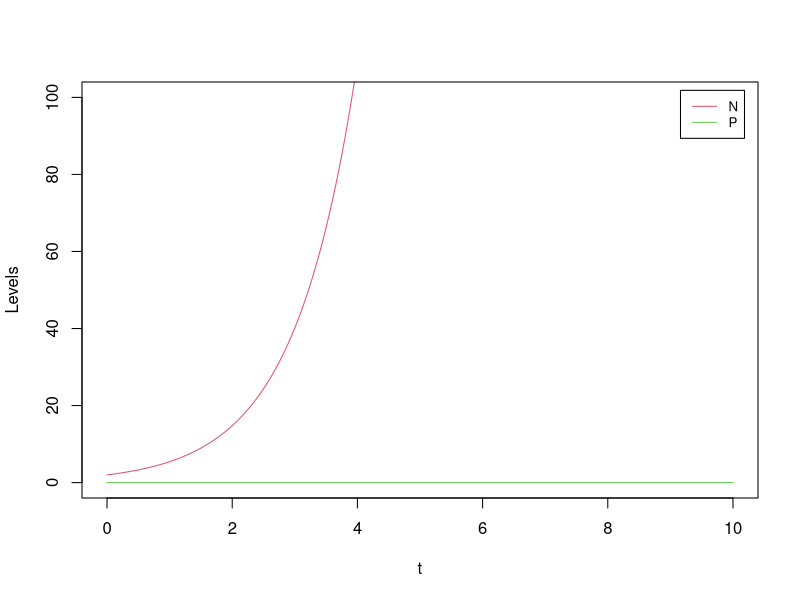
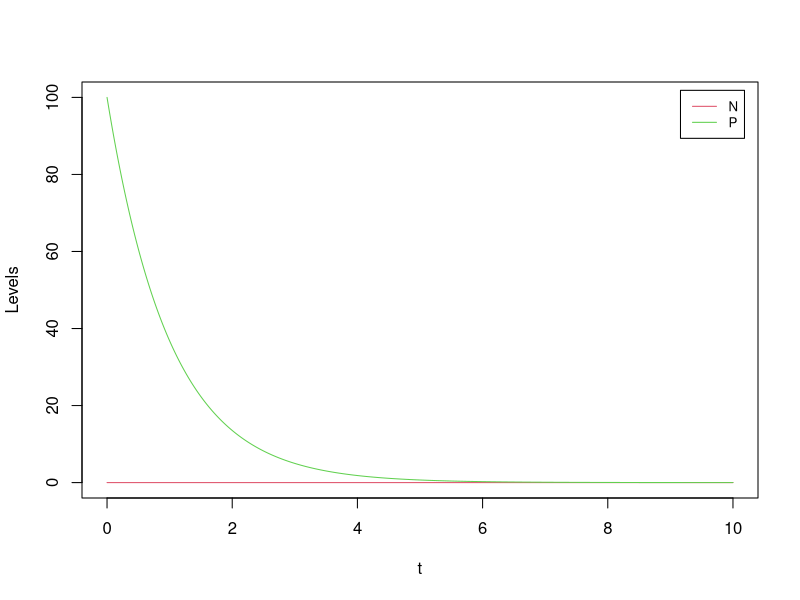
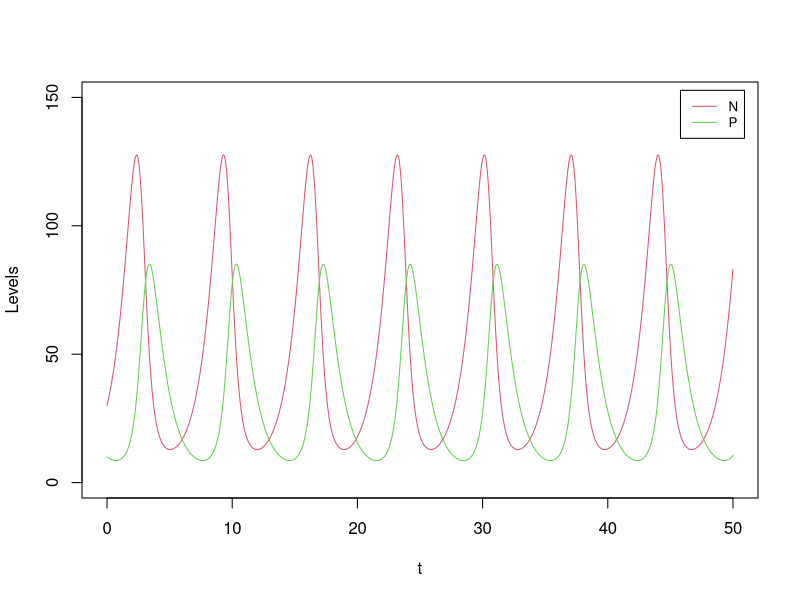
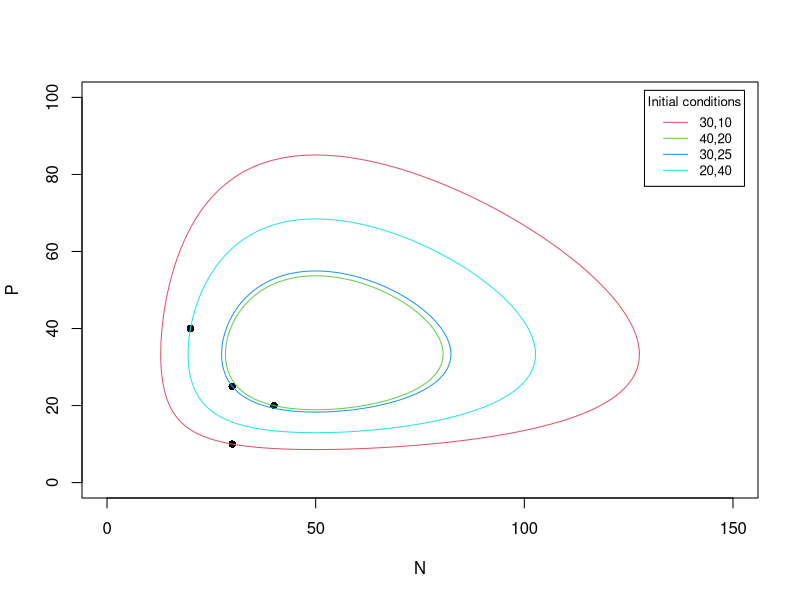
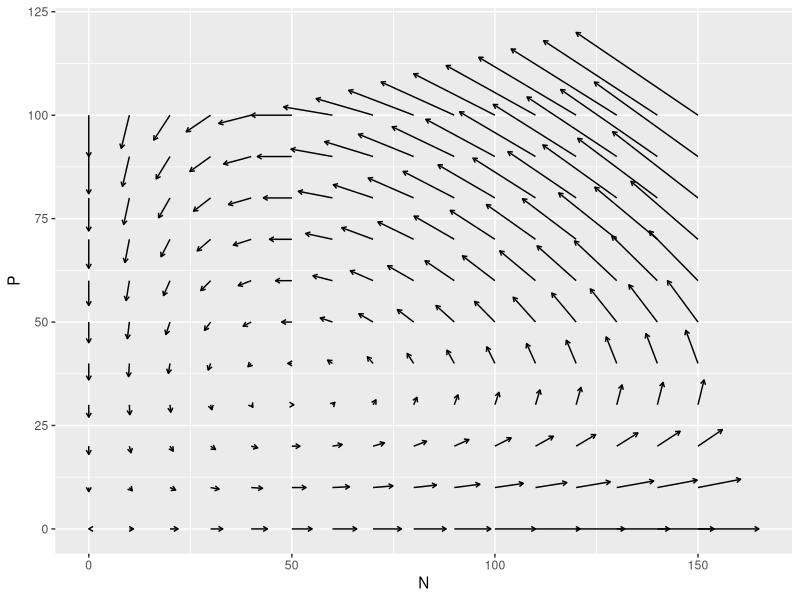
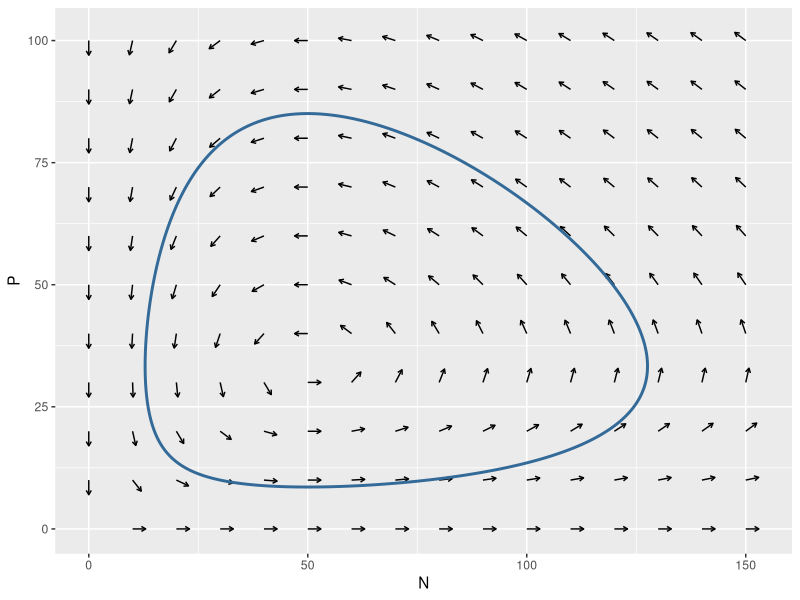
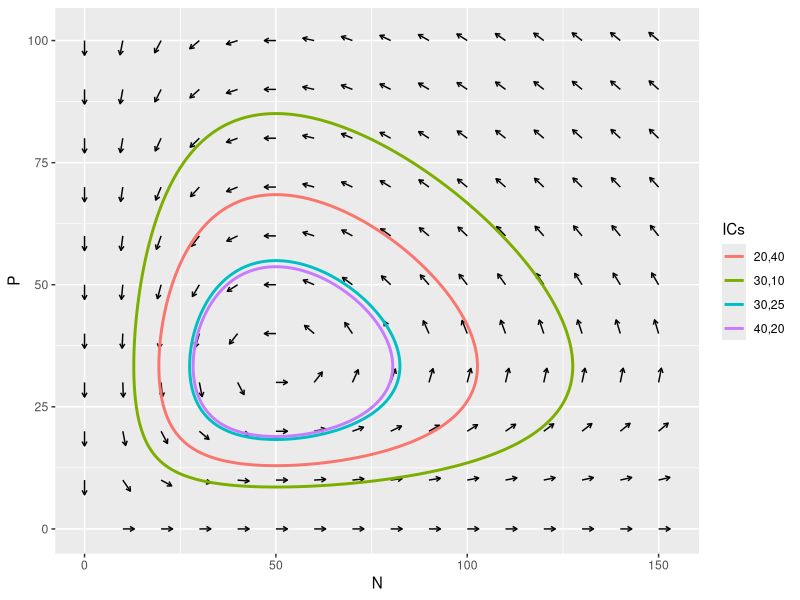
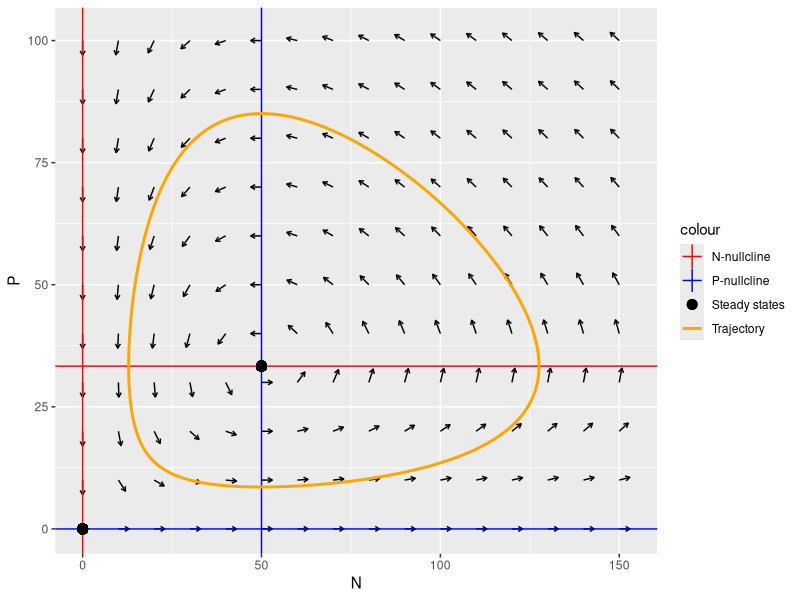

These figures' R source, in order:
## ---- chunk 1
knitr::opts_chunk$set(echo = TRUE)
## ---- chunk 2
derivs_LV <- function(t, Xs, a, b, c, d) { # derivatives of the Lotka-Volterra model
  N = Xs[1]
  P = Xs[2]
  dNdt = N * (a- b*P)
  dPdt = P * (c*N - d)
  return(c(dNdt, dPdt))
}
## ---- chunk 3
# 4th order Runge-Kutta (RK4) for a generic multi-variable system, see Part 3A
RK4_generic <- function(derivs, X0, t.total, dt, ...){
  # derivs: the function of the derivatives 
  # X0: initial condition, a vector of multiple variables
  # t.total: total simulation time, assuming t starts from 0 at the beginning
  # dt: time step size 
  t_all = seq(0, t.total, by=dt)
  n_all = length(t_all)
  nx = length(X0)
  X_all = matrix(0, nrow = n_all, ncol = nx)
  X_all[1,] =  X0
  for (i in 1:(n_all-1)) {
    t_0= t_all[i]
    t_0.5 = t_0 + 0.5*dt
    t_1 = t_0 + dt
    k1 = dt * derivs(t_0,X_all[i,],...)
    k2 = dt * derivs(t_0.5,X_all[i,] + k1/2,...)
    k3 = dt * derivs(t_0.5,X_all[i,] + k2/2,...)
    k4 = dt * derivs(t_1,X_all[i,] + k3,...)
    X_all[i+1,] = X_all[i,] + (k1+2*k2+2*k3+k4)/6
  }
  return(cbind(t_all, X_all))   # the output is a matrix of t & X(t) for all time steps
}
## ---- chunk 4
a = 1; b = 0.03; c = 0.02; d = 1
X0_1 = c(2, 0)  # start from N = 2, P = 0, 
results_LV_1 = RK4_generic(derivs = derivs_LV, X0 = X0_1, t.total = 10, dt = 0.01, a, b, c, d)
plot(results_LV_1[,1], results_LV_1[,2], type = "l", col=2,
    xlab="t", ylab="Levels", xlim=c(0,10), ylim=c(0,100))
lines(results_LV_1[,1], results_LV_1[,3], type = "l", col=3)

legend("topright", inset=0.02, 
       legend = c("N", "P"),
       col=2:3, lty=1, cex=0.8)
## ---- chunk 5
X0_2 = c(0, 100)  # start from N = 0, P = 100, 
results_LV_2 = RK4_generic(derivs = derivs_LV, X0 = X0_2, t.total = 10, dt = 0.01, a, b, c, d)
plot(results_LV_2[,1], results_LV_2[,2], type = "l", col=2,
    xlab="t", ylab="Levels", xlim=c(0,10), ylim=c(0,100))
lines(results_LV_2[,1], results_LV_2[,3], type = "l", col=3)

legend("topright", inset=0.02, 
       legend = c("N", "P"),
       col=2:3, lty=1, cex=0.8)
## ---- chunk 6
X0_3 = c(30, 10)  # start from N = 30, P = 10, 
results_LV_3 = RK4_generic(derivs = derivs_LV, X0 = X0_3, t.total = 50, dt = 0.01, a, b, c, d)
plot(results_LV_3[,1], results_LV_3[,2], type = "l", col=2,
    xlab="t", ylab="Levels", xlim=c(0,50), ylim=c(0,150))
lines(results_LV_3[,1], results_LV_3[,3], type = "l", col=3)

legend("topright", inset=0.02, 
       legend = c("N", "P"),
       col=2:3, lty=1, cex=0.8)
## ---- chunk 7
# Another three initial conditions
X0_4 = c(40, 20)
X0_5 = c(30, 25)
X0_6 = c(20, 40)

# A total of four initial conditions to consider
IC_all = rbind(X0_3, X0_4, X0_5, X0_6)
legend_IC = apply(IC_all, 1, paste, collapse = ",")

results_LV_4 = RK4_generic(derivs = derivs_LV, X0 = X0_4, t.total = 50, dt = 0.01, a, b, c, d)
results_LV_5 = RK4_generic(derivs = derivs_LV, X0 = X0_5, t.total = 50, dt = 0.01, a, b, c, d)
results_LV_6 = RK4_generic(derivs = derivs_LV, X0 = X0_6, t.total = 50, dt = 0.01, a, b, c, d)
colnames(results_LV_4) = c("t", "N", "P")
colnames(results_LV_5) = c("t", "N", "P")
colnames(results_LV_6) = c("t", "N", "P")

plot(IC_all[,1], IC_all[,2], type = "p", pch = 16, col = 1,
    xlab="N", ylab="P", xlim=c(0,150), ylim=c(0,100))
lines(results_LV_3[,2], results_LV_3[,3], type = "l", col=2)
lines(results_LV_4[,2], results_LV_4[,3], type = "l", col=3)
lines(results_LV_5[,2], results_LV_5[,3], type = "l", col=4)
lines(results_LV_6[,2], results_LV_6[,3], type = "l", col=5)

legend("topright", title = "Initial conditions", inset=0.02, 
       legend = legend_IC,
       col=2:5, lty=1, cex=0.8)
## ---- chunk 8
library(ggplot2)

N_all = seq(0, 150, by=10)   # all N grids
P_all = seq(0, 100, by=10)   # all P grids
NP_all = expand.grid(N_all, P_all)   # all combinations of N and P

results = t(apply(NP_all, MARGIN=1, function(Xs) {return(c(Xs, derivs_LV(0, Xs, a, b, c, d)))})) # generate all vector field data
colnames(results) = c("N", "P", "dN", "dP")

scale = 0.1
ggplot(data=as.data.frame(results), aes(x=N, y=P)) + 
  geom_segment(aes(xend=N+scale*dN, yend=P+scale*dP), arrow = arrow(length = unit(0.05,"in")))

## ---- chunk 9

results_unit = t(apply(NP_all, MARGIN=1, function(Xs) {
  v = derivs_LV(0, Xs, a, b, c, d)
  v_norm = v / sqrt(v[1]**2 + v[2]**2)
  return(c(Xs, v_norm))})) # generate unit vector
colnames(results_unit) = c("N", "P", "dN", "dP")

scale = 3
p1 = ggplot(data=as.data.frame(results_unit), aes(x=N, y=P)) + 
  geom_segment(aes(xend=N+scale*dN, yend=P+scale*dP), arrow = arrow(length = unit(0.05,"in")))

colnames(results_LV_3) = c("t", "N", "P")
p1 + guides(color="none") + 
   geom_path(data = as.data.frame(results_LV_3), aes(x=N, y=P, colour = 1), size=1) 
## ---- chunk 10
p2 = p1 + guides(color=guide_legend("ICs")) +
   geom_path(data = as.data.frame(results_LV_3), aes(x=N, y=P, colour = legend_IC[1]), size=1) +
   geom_path(data = as.data.frame(results_LV_4), aes(x=N, y=P, colour = legend_IC[2]), size=1) +
   geom_path(data = as.data.frame(results_LV_5), aes(x=N, y=P, colour = legend_IC[3]), size=1) +
   geom_path(data = as.data.frame(results_LV_6), aes(x=N, y=P, colour = legend_IC[4]), size=1) 
p2
## ---- chunk 11
# Vector field + Nullclines + Steady states
p3 = p1 + 
  geom_hline(aes(yintercept = a/b, color = "N-nullcline")) +
  geom_vline(aes(xintercept = 0, color = "N-nullcline")) +
  geom_vline(aes(xintercept = d/c, color = "P-nullcline")) +
  geom_hline(aes(yintercept = 0, color = "P-nullcline")) + 
  geom_point(aes(x=0, y=0, colour="Steady states"), size = 3) + 
  geom_point(aes(x=d/c, y=a/b, colour="Steady states"), size = 3) 

# Plus a time trajectroy
p3 +  geom_path(data = as.data.frame(results_LV_3), aes(x=N, y=P, color = "Trajectory"), size=1) +
  scale_colour_manual(values = c("red", "blue", "black", "orange"))
## ---- chunk 12
results_LV_ss1 = RK4_generic(derivs = derivs_LV, X0 = c(10, 12), t.total = 10, dt = 0.01, a, b, c, d)
colnames(results_LV_ss1) = c("t", "N", "P")
results_LV_ss2 = RK4_generic(derivs = derivs_LV, X0 = c(d/c + 3, a/b - 4), t.total = 10, dt = 0.01, a, b, c, d)
colnames(results_LV_ss2) = c("t", "N", "P")
# Plus a time trajectory
p3 +  geom_path(data = as.data.frame(results_LV_ss1), aes(x=N, y=P, color = "Trajectory"), size=1) +
   geom_path(data = as.data.frame(results_LV_ss2), aes(x=N, y=P, color = "Trajectory"), size=1) +
  scale_colour_manual(values = c("red", "blue", "black", "orange"))
## ---- chunk 13
# A generic function to check stability for a 2D ODE sytem
stability_2D <- function(derivs, ss, ...) { # ss is a vector of steady state values X_S, Y_S
  delta = 0.001
  f_current = derivs(0,ss, ...)   # f(x,y) this is computed, just in case it is not exactly 0
  f_plus_dx = derivs(0,ss + c(delta,0), ...) # f(x+dx, y)
  f_plus_dy = derivs(0,ss + c(0, delta), ...) # f(x, y+dx)
  
  # finite difference to approximate Jacobian
  dfxdx = (f_plus_dx[1] - f_current[1])/delta
  dfxdy = (f_plus_dy[1] - f_current[1])/delta
  dfydx = (f_plus_dx[2] - f_current[2])/delta
  dfydy = (f_plus_dy[2] - f_current[2])/delta
  
  jacobian = array(c(dfxdx, dfydx, dfxdy, dfydy), c(2,2))
  lambda = eigen(jacobian)$values
  if(class(lambda[1]) == "complex") {
    if(Re(lambda[1]) < 0){
      stability = 4   # stable spiral
    }else{
      stability = 5   # unstable spiral
    }
  }
  else{
    if((lambda[1] < 0) & (lambda[2] <0)){
      stability = 1   # stable 
    }else if((lambda[1] >= 0) & (lambda[2] >= 0)){
      stability = 2   # unstable 
    }else{
      stability = 3   # saddle
    }
  }
  return(stability)
}

## ---- chunk 14
ss_all = rbind(c(0, 0), c(d/c, a/b))

ss_with_stability =  t(apply(ss_all, MARGIN = 1, function(ss) {
                          return(c(ss,stability_2D(derivs = derivs_LV, ss = ss, a, b, c, d)))}))
colnames(ss_with_stability) = c("N", "P", "Stability")
ss_with_stability

## ---- chunk 15
lvdata = data.frame(
         year = seq(1900,1920,by=1),
         hare = c(30, 47.2, 70.2, 77.4, 36.3, 20.6, 18.1, 21.4, 22, 25.4, 27.1, 40.3, 57, 76.6, 52.3, 19.5, 11.2, 7.6, 14.6, 16.2, 24.7),
         lynx = c(4, 6.1, 9.8, 35.2, 59.4, 41.7, 19, 13, 8.3, 9.1, 7.4, 8, 12.3, 19.5, 45.7, 51.1, 29.7, 15.8, 9.7, 10.1, 8.6)
)
knitr::kable(lvdata, col.names = c("Year", "Hare (x1000)", "Lynx (x1000)"))

## ---- chunk 16
plot(lvdata$year, lvdata$hare, type = "b", pch=15, col=2,
    xlab="t", ylab="Levels", xlim=c(1900,1920), ylim=c(0,100))
lines(lvdata$year, lvdata$lynx, type = "b", pch=19, col=3)

legend("topright", inset=0.02, 
       legend = c("Hare", "Lynx"),
       col=2:3, lty=1, cex=0.8)
## ---- chunk 17
plot(lvdata$hare, lvdata$lynx, type = "b", pch=15, col=2,
    xlab="Hare x(1000)", ylab="Lynx x(1000)", xlim=c(0,100), ylim=c(0,100))
## ---- chunk 18
# Sum of square of differences (SSD)
ssd <- function(array1, array2) {
  diff = array1 - array2
  return(sum(diff * diff))
}

cal_error <- function(derivs,data_exp, func_error, nsteps = 10, p){  
    # derivs defines the ODEs 
    # data_exp provides the data set; 
    # nsteps specifies the number of time steps per unit time (integer)
    # dt gives the time step for the ODE integrator : dt = 1/nstep
      #(nstep = 1, dt = 1 means that data fitting for every time step)
      #(nstep = 10, dt = 0.1 means that data fitting for every 10 time steps)
      #(nstep = 100, dt = 0.01 means that data fitting for every 100 time steps)
    # func_error computes the errors, it must take two arrays to compare
    # p is the vector of all parameters c(a, b, c, d)
    t.total = NROW(data_exp) - 1
    dt = 1/nsteps
    X0 = data_exp[1,]   # the first data point as the initial condition
    sim = RK4_generic(derivs = derivs, X0 = X0, t.total = t.total, dt = dt, 
                         a = p[1], b = p[2], c = p[3], d = p[4])
    data_sim = sim[seq(1,NROW(sim),by = nsteps),2:3]
    
    return(func_error(data_exp[,1], data_sim[,1]) + func_error(data_exp[,2], data_sim[,2]))
}
## ---- chunk 19
data_LV = cbind(lvdata$hare, lvdata$lynx)
p0 = c(0.5, 0.02, 0.02, 0.5)
cal_error(derivs = derivs_LV, data_exp = data_LV, func_error = ssd, nsteps = 10, p = p0)
## ---- chunk 20
f <- function(p) {
  return(cal_error(derivs = derivs_LV, data_exp = data_LV, func_error = ssd, nsteps = 10, p))
}

p0 = c(0.5, 0.02, 0.02, 0.5)
f(p0)
fitted = nlm(f = f, p = p0)

p = fitted$estimate
f(p)
## ---- chunk 21

results_simu = RK4_generic(derivs = derivs_LV, X0 = data_LV[1,], t.total = 20, dt = 0.1, 
                              a = p[1], b = p[2], c = p[3], d = p[4])

plot(lvdata$year, lvdata$hare, type = "b", pch=15, col=2,
    xlab="t", ylab="Levels", xlim=c(1900,1920), ylim=c(0,100))
lines(results_simu[,1] + 1900, results_simu[,2], type = "l", col = 3)

legend("topright", inset=0.02, 
       legend = c("Hare_data", "Hare_simu"),
       col=2:3, lty=1, cex=0.8)

plot(lvdata$year, lvdata$lynx, type = "b", pch=15, col=2,
    xlab="t", ylab="Levels", xlim=c(1900,1920), ylim=c(0,100))
lines(results_simu[,1] + 1900, results_simu[,3], type = "l", col = 3)

legend("topright", inset=0.02, 
       legend = c("Lynx_data", "Lynx_simu"),
       col=2:3, lty=1, cex=0.8)
## ---- chunk 22
plot(lvdata$hare, lvdata$lynx, type = "b", pch=15, col=2,
    xlab="Hare x(1000)", ylab="Lynx x(1000)", xlim=c(0,100), ylim=c(0,100))
lines(results_simu[,2], results_simu[,3], type = "l", col = 3)
## ---- chunk 23
N_all = lvdata$hare
P_all = lvdata$lynx
tot = length(N_all)
#dndt = a * N + b * (-N*P)
term_dndt = (N_all[3:tot] - N_all[1:(tot-2)])/2
term_n = N_all[2:(tot-1)]
term_minus_np = -N_all[2:(tot-1)]*P_all[2:(tot-1)]

data_n = data.frame(term_dndt = term_dndt, term_n = term_n, term_minus_np = term_minus_np)
model_n = lm(term_dndt ~ term_n + term_minus_np - 1, data_n)
model_n$coefficients

#dpdt = c* (N*P) - d * P
term_dpdt = (P_all[3:tot] - P_all[1:(tot-2)])/2
term_np = N_all[2:(tot-1)]*P_all[2:(tot-1)]
term_minus_p = -P_all[2:(tot-1)]

data_p = data.frame(term_dpdt = term_dpdt, term_np = term_np, term_minus_p = term_minus_p)
model_p = lm(term_dpdt ~ term_np + term_minus_p - 1, data_p)
model_p$coefficients
## ---- chunk 24
p0 = c(model_n$coefficients, model_p$coefficients)
f(p0)

## ---- chunk 25

results_simu2 = RK4_generic(derivs = derivs_LV, X0 = data_LV[1,], t.total = 20, dt = 0.1, 
                              a = p0[1], b = p0[2], c = p0[3], d = p0[4])

plot(lvdata$year, lvdata$hare, type = "b", pch=15, col=2,
    xlab="t", ylab="Levels", xlim=c(1900,1920), ylim=c(0,100))
lines(results_simu2[,1] + 1900, results_simu2[,2], type = "l", col = 3)

legend("topright", inset=0.02, 
       legend = c("Hare_data", "Hare_simu"),
       col=2:3, lty=1, cex=0.8)

plot(lvdata$year, lvdata$lynx, type = "b", pch=15, col=2,
    xlab="t", ylab="Levels", xlim=c(1900,1920), ylim=c(0,100))
lines(results_simu2[,1] + 1900, results_simu2[,3], type = "l", col = 3)

legend("topright", inset=0.02, 
       legend = c("Lynx_data", "Lynx_simu"),
       col=2:3, lty=1, cex=0.8)
## ---- chunk 26
fitted = nlm(f = f, p = p0)

p = fitted$estimate
f(p)
## ---- chunk 27
seed = 12
my_data <- results_simu[seq(1, NROW(results_simu),by = 3),]   # data extracted from the simulations
nrow_my = NROW(my_data)
noise = 0
my_data[,2:3] = my_data[,2:3] + matrix(runif(nrow_my*2, -noise, noise), nrow = nrow_my, ncol = 2) # add noise
my_data[which(my_data < 0)] = 0   # negative numbers set to zeros

plot(my_data[,1], my_data[,2], type = "b", pch=15, col=2,
    xlab="t", ylab="Levels", xlim=c(0,20), ylim=c(0,100))
lines(my_data[,1], my_data[,3], type = "b", pch=15, col=3)

## ---- chunk 28
N_all = my_data[,2]
P_all = my_data[,3]
tot = length(N_all)
#dndt = a * N + b * (-N*P)
term_dndt = (N_all[3:tot] - N_all[1:(tot-2)])/0.3/2 # be careful of the calculation for delta t
term_n = N_all[2:(tot-1)]
term_minus_np = -N_all[2:(tot-1)]*P_all[2:(tot-1)]

data_n = data.frame(term_dndt = term_dndt, term_n = term_n, term_minus_np = term_minus_np)
model_n = lm(term_dndt ~ term_n + term_minus_np - 1, data_n)
model_n$coefficients

#dpdt = c* (N*P) - d * P
term_dpdt = (P_all[3:tot] - P_all[1:(tot-2)])/0.3/2
term_np = N_all[2:(tot-1)]*P_all[2:(tot-1)]
term_minus_p = -P_all[2:(tot-1)]

data_p = data.frame(term_dpdt = term_dpdt, term_np = term_np, term_minus_p = term_minus_p)
model_p = lm(term_dpdt ~ term_np + term_minus_p - 1, data_p)
model_p$coefficients
## ---- chunk 29
p1 = c(model_n$coefficients, model_p$coefficients)
f(p1)
## ---- chunk 30
results_simu3 = RK4_generic(derivs = derivs_LV, X0 = data_LV[1,], t.total = 20, dt = 0.1, 
                              a = p1[1], b = p1[2], c = p1[3], d = p1[4])

plot(my_data[,1], my_data[,2], type = "b", pch=15, col=2,
    xlab="t", ylab="Levels", xlim=c(0,20), ylim=c(0,100))
lines(results_simu3[,1], results_simu3[,2], type = "l", col = 3)

legend("topright", inset=0.02, 
       legend = c("Hare_data", "Hare_simu"),
       col=2:3, lty=1, cex=0.8)

plot(my_data[,1], my_data[,3], type = "b", pch=15, col=2,
    xlab="t", ylab="Levels", xlim=c(0,20), ylim=c(0,100))
lines(results_simu3[,1], results_simu3[,3], type = "l", col = 3)

legend("topright", inset=0.02, 
       legend = c("Lynx_data", "Lynx_simu"),
       col=2:3, lty=1, cex=0.8)
